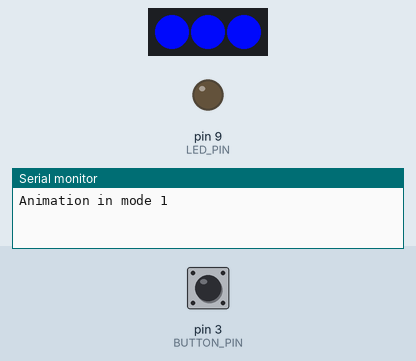
This program was run on a simulated Arduino Nano, built with avr-gcc and run on an emulated ATmega328P. On the bench: 3 RGB LEDs in strip order, left to right, output pins drawn as LEDs (lit = HIGH), the last lines printed to the serial monitor. The test bench sets the inputs (shaded band); at power-on: pin 3 (BUTTON_PIN) HIGH. Dim RGB values are drawn brighter than linear.

Above: at 2.6 s.
2.7 s: pin 3 (BUTTON_PIN) pulled LOW for 1 s
6.7 s: pin 3 (BUTTON_PIN) pulled LOW for 1 s
At 7.78 s:
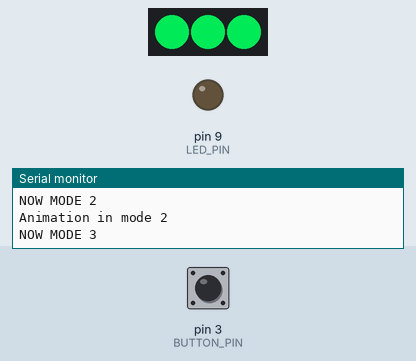
At 8.41 s:
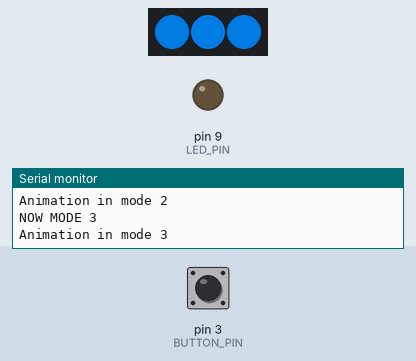
9.7 s: pin 3 (BUTTON_PIN) pulled LOW for 3.2 s
At 13.15 s:
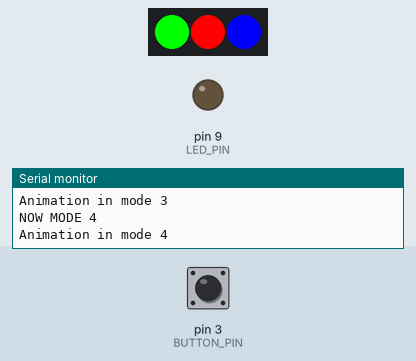
14.4 s: pin 3 (BUTTON_PIN) pulled LOW for 3.2 s
20.6 s: pin 3 (BUTTON_PIN) pulled LOW for 0.15 s
At 21.5 s:
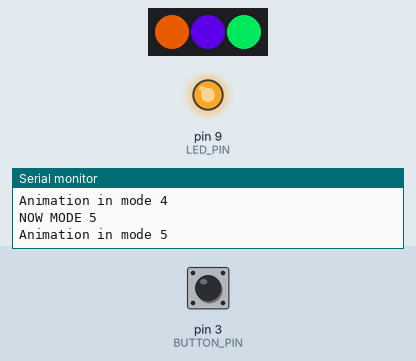
23.6 s: pin 3 (BUTTON_PIN) pulsed LOW 2 times (0.12 s each, 0.3 s apart)
Timing chart, 0 to 31.8 s (numbered marks = the images above; inputs shaded):
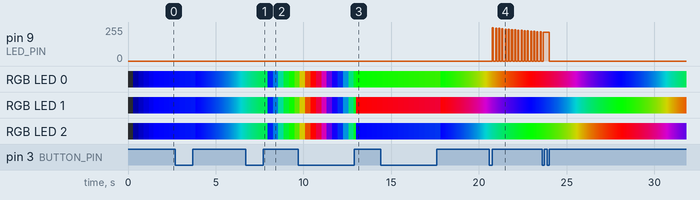

Measured:
- after the input at 20.6 s, pin 9 (LED_PIN): ramps from 0/255 to 248/255 and jumps back, once every 0.18 s

The program:

main.cpp
```cpp
#include <Arduino.h>
// библиотека для сна
#include <avr/sleep.h>
// библиотека для работы с лентой
#include "FastLED.h"
//!!!!!!!!!!!!!!! Внимание !!!!!!!!!!!!!!!!!!!!!!!!!!!!! Функция FadeOut - может потребовать дополнительной настройке при смене кол-ва диодов
//НЕИЗМЕНЯЕМЫЕ ПАРАМЕТРЫ: ========================================================
// число светодиодов в кольце/ленте
#define LED_COUNT 3
// пин, к которому подключен DIN светодиодной ленты
#define LED_DT 13
// пин, к которому подключен светодиод индикатор
#define LED_PIN 9
// пин, к которому подключена кнопка (1йконтакт - пин, 2йконтакт - GND, INPUT_PULLUP, default - HIGH);
#define BUTTON_PIN 3
// максимальная яркость RGB свтодиодов (0 - 255)
#define MAX_BRIGHTNES 255
// тип светодиодной ленты
struct CRGB leds[LED_COUNT];
//время удержания кнопки для регистрации длинного нажатия (default - 150)
#define HOLD_DURATION 150

//НАСТРОИВАЕМЫЕ ПАРАМЕТРЫ:=========================================================
// задержка выключения [ms] (default 1 800 000ms = 30min)
#define TIMER_DELAY 1800000
// задержка для анимации RGB светодиодов [ms]
#define THIS_DELAY 300

//НАСТРОИВАЕМЫЕ ПАРАМЕТРЫ:=========================================================

// перменные для debounce() .......................................................
// стартовая позиция для отсчёта прерывания на основе millis() в методе debounce();
unsigned long start = 0;
// гистерезис функции debounce
#define DEBOUNCE_DELAY 50
volatile int pressTimer = 0;
//переменные для poll()............................................................
// время выключения
unsigned long shutDown = 0;
// перменные для pulse() ..........................................................
// Яркость мигающего диода таймера
#define PULSE_BRIGHTNES 250
unsigned long pulseDelay;
unsigned long pulseStart;
byte pulseFade = 0;
byte pulseFadeStep = 0;
int mode = 1;
// перменные для interrupt() ..........................................................
// Яркость мигающего диода таймера
// Button input related values
static const int STATE_NORMAL = 0; // no button activity
static const int STATE_SHORT = 1;  // short button press
static const int STATE_LONG = 2;   // long button press
volatile int resultButton = 0;     // global value set by checkButton()

//FLAGS: ==========================================================================
// флаг для buttonRoutine()
bool timerFlag = false;
bool pulseFlag = false;
byte buttonState;
byte *c;
bool reset = false;
bool forceExit = false;

// Иннициаллизация функций ========================================================
void interrupt();
bool debounce();
byte *Wheel(byte WheelPos);
void heat();
void pwrDown();
void pulse();
void poll();
void fadeOut();
void kill();
void animation1(byte speedMultiplier);
void animation2(byte hueDelta, byte speedMultiplier);
void resetCheck();
void onButtonClick();
void onButtonHold();
void resetColor();
// закрасить все диоды ленты в один цвет
void one_color_all(int cred, int cgrn, int cblu)
{
  for (int i = 0; i < LED_COUNT; i++)
  {
    leds[i].setRGB(cred, cgrn, cblu);
  }
}

//SETUP ===========================================================================
void setup()
{
  delay(100);
  one_color_all(0, 0, 0); // погасить все светодиоды
  LEDS.show();
  Serial.begin(9600);
  LEDS.setBrightness(MAX_BRIGHTNES);                  // ограничить максимальную яркость
  LEDS.addLeds<WS2811, LED_DT, GRB>(leds, LED_COUNT); // настрйоки для нашей ленты
  pinMode(BUTTON_PIN, INPUT_PULLUP);                  // defaul HIGH
  pinMode(LED_PIN, OUTPUT);
  attachInterrupt(digitalPinToInterrupt(BUTTON_PIN), interrupt, CHANGE); // triggers when LOW
  heat();
}

//LOOP ============================================================================
void loop()
{
  forceExit = false;
  resetColor();
  if (mode == 1)
  {
    Serial.println("Animation in mode 1");
    animation1(1);
    return;
  }
  else if (mode == 2)
  {
    Serial.println("Animation in mode 2");
    animation1(5);
    return;
  }
  else if (mode == 3)
  {
    Serial.println("Animation in mode 3");
    animation1(20);
    return;
  }
  else if (mode == 4)
  {
    Serial.println("Animation in mode 4");
    animation2(3, 1);
    return;
  }
  else if (mode == 5)
  {
    Serial.println("Animation in mode 5");
    animation2(3, 5);
    return;
  }
  else if (mode == 6)
  {
    Serial.println("Animation in mode 6");
    animation2(3, 20);
    return;
  }
  else
  {
    Serial.println("defaul mode animation");
    animation1(1);
    return;
  }
}

//FUNCTIONS =======================================================================
void animation1(byte speedMultiplier)
{
  uint16_t i, j;
  for (j = 0; j < 256 * 1; j++)
  { // 5 cycles of all colors on wheel
    for (i = 0; i < LED_COUNT; i++)
    {
      c = Wheel(((i * 256 / LED_COUNT) + j) & 255);
      one_color_all(*c, *(c + 1), *(c + 2));
    }
    if (timerFlag == true)
    {
      pulse();
      poll();
    }
    if (forceExit)
    {
      return;
    }
    FastLED.show();
    delay(THIS_DELAY / speedMultiplier);
  }
}

void animation2(byte hueDelta, byte speedMultiplier)
{
  uint16_t i, j;
  for (j = 0; j < 256 * 5; j++)
  { // 5 cycles of all colors on wheel
    for (i = 0; i < LED_COUNT; i++)
    {
      c = Wheel(((i * 256 / hueDelta) + j) & 255);
      leds[i].setRGB(*c, *(c + 1), *(c + 2));
    }
    if (timerFlag == true)
    {
      pulse();
      poll();
    }
    if (forceExit)
    {
      return;
    }
    FastLED.show();
    delay(THIS_DELAY / speedMultiplier);
  }
}

byte *Wheel(byte WheelPos)
{
  static byte c[3];
  if (WheelPos < 85)
  {
    c[0] = WheelPos * 3;
    c[1] = 255 - WheelPos * 3;
    c[2] = 0;
  }
  else if (WheelPos < 170)
  {
    WheelPos -= 85;
    c[0] = 255 - WheelPos * 3;
    c[1] = 0;
    c[2] = WheelPos * 3;
  }
  else
  {
    WheelPos -= 170;
    c[0] = 0;
    c[1] = WheelPos * 3;
    c[2] = 255 - WheelPos * 3;
  }
  return c;
}

void heat()
{
  for (int i = 0; i <= 255; i++)
  {
    for (int j = 0; j < LED_COUNT; j++)
    {
      one_color_all(0, 0, i);
    }
    FastLED.show();
    delay(5);
  }
}

void fadeOut()
{
  if (mode == 1 || mode == 2 || mode == 3)
  {
    byte red = *c;
    byte green = *(c + 1);
    byte blue = *(c + 2);
    for (; (red >= 0) || (green >= 0) || (blue >= 0);)
    {
      if (red > 0)
      {
        red--;
      }
      if (green > 0)
      {
        green--;
      }
      if (blue > 0)
      {
        blue--;
      }
      one_color_all(red, green, blue);
      FastLED.show();
      delay(5);
       if(red==0&&green==0&&blue==0){
        return;
      }
    }
  }
  if (mode == 4 || mode == 5 || mode == 6)
  {
    byte red = *c;
    byte green = *(c + 1);
    byte blue = *(c + 2);
    for (; (red >= 0) && (green >= 0) && (blue >= 0);)
    {
      if (red > 0)
      {
        red--;
      }
      if (green > 0)
      {
        green--;
      }
      if (blue > 0)
      {
        blue--;
      }
      leds[2].setRGB(red, green, blue);
      leds[0].setRGB(green, blue, red);
      leds[1].setRGB(blue, red, green);

      FastLED.show();
      delay(5);
      if(red==0&&green==0&&blue==0){
        return;
      }
    }
  }
}

////////////////////////////////////////////////////////////////////////////////////////////////////////////

void interrupt()
{
  /*
  * This function implements software debouncing for a two-state button.
  * It responds to a short press and a long press and identifies between
  * the two states. Your sketch can continue processing while the button
  * function is driven by pin changes.
  */

  const unsigned long LONG_DELTA = 500ul;               // hold seconds for a long press
  const unsigned long DEBOUNCE_DELTA = 50ul;            // debounce time
  static int lastButtonStatus = HIGH;                   // HIGH indicates the button is NOT pressed
  int buttonStatus;                                     // button atate Pressed/LOW; Open/HIGH
  static unsigned long longTime = 0ul, shortTime = 0ul; // future times to determine if button has been poressed a short or long time
  boolean Released = true, Transition = false;          // various button states
  boolean timeoutShort = false, timeoutLong = false;    // flags for the state of the presses

  buttonStatus = digitalRead(BUTTON_PIN); // read the button state on the pin "BUTTON_PIN"
  timeoutShort = (millis() > shortTime);  // calculate the current time states for the button presses
  timeoutLong = (millis() > longTime);

  if (buttonStatus != lastButtonStatus)
  { // reset the timeouts if the button state changed
    shortTime = millis() + DEBOUNCE_DELTA;
    longTime = millis() + LONG_DELTA;
  }

  Transition = (buttonStatus != lastButtonStatus);   // has the button changed state
  Released = (Transition && (buttonStatus == HIGH)); // for input pullup circuit

  lastButtonStatus = buttonStatus; // save the button status

  if (!Transition)
  { //without a transition, there's no change in input
    // if there has not been a transition, don't change the previous result
    resultButton = STATE_NORMAL | resultButton;
    return;
  }

  if (timeoutLong && Released)
  {                                           // long timeout has occurred and the button was just released
    resultButton = STATE_LONG | resultButton; // ensure the button result reflects a long press
    onButtonHold();
  }
  else if (timeoutShort && Released)
  {                                            // short timeout has occurred (and not long timeout) and button was just released
    resultButton = STATE_SHORT | resultButton; // ensure the button result reflects a short press
    onButtonClick();
  }
  else
  {                                             // else there is no change in status, return the normal state
    resultButton = STATE_NORMAL | resultButton; // with no change in status, ensure no change in button status
  }
}
////////////////////////////////////////////////////////////////////////////////////////////////////////////

void pulse()
{
  if (pulseDelay != 0)
  {
    // мерцание
    unsigned long current = millis();
    if (abs(current - pulseStart) > pulseDelay)
    {
      if (pulseFlag == false)
      {
        pulseFade = constrain((pulseFade + pulseFadeStep), 0, 250);
        analogWrite(LED_PIN, constrain((PULSE_BRIGHTNES - pulseFade), 1, 255));
        pulseFlag = true;
      }
      else
      {
        analogWrite(LED_PIN, 0);
        pulseFlag = false;
        pulseStart = millis();
      }
    }
  }
}

void poll()
{
  if (timerFlag == true && shutDown != 0)
  { // если таймер влючен
    if (millis() >= shutDown)
    { // если время срабатывания таймера настало
      pwrDown();
    }
  }
  // Serial.print("До выключения (сек.) ");
  // Serial.println((shutDown - millis()) / 1000);
}

void pwrDown()
{
  reset = true;
  analogWrite(LED_PIN, 0);
  fadeOut();
  timerFlag = false;
  one_color_all(0, 0, 0); // погасить все светодиоды
  LEDS.show();
  delay(1000);
  kill();
}

void kill()
{
  set_sleep_mode(SLEEP_MODE_PWR_DOWN);
  sleep_enable();
  sleep_cpu();
}

void resetCheck()
{
  if (reset == true)
  {
    reset = false;
    asm volatile("  jmp 0");
  }
}

void onButtonClick()
{
  resetCheck();
  if (buttonState == 0)
  {
    pulseFade = 0;
    buttonState += 1;
    timerFlag = true;
    shutDown = millis() + TIMER_DELAY;
    pulseDelay = 100;
    pulseFadeStep = 2;
  }
  else if (buttonState == 1)
  {
    pulseFade = 0;
    buttonState += 1;
    timerFlag = true;
    shutDown = millis() + TIMER_DELAY * 2;
    pulseDelay = 1000;
    pulseFadeStep = 10;
  }
  else if (buttonState == 2)
  {
    // cброс всех флажков
    timerFlag = false;
    analogWrite(LED_PIN, 0);
    shutDown = 0;
    pulseDelay = 0;
    buttonState = 0;
    pulseFade = 0;
    pulseFadeStep = 0;
  }
}

void onButtonHold()
{
  resetCheck();
  mode++;
  if (mode == 7)
  {
    mode = 1;
  }
  Serial.print("NOW MODE ");
  Serial.println(mode);
  for (size_t i = 100; i > 0; i--)
  {
    analogWrite(LED_PIN, i);
    delay(20);
  }
  analogWrite(LED_PIN, 0);
  forceExit = true;
}

void resetColor()
{
  for (size_t i = 0; i < 3; i++)
  {
    c[i] = 0;
  }
}
```
